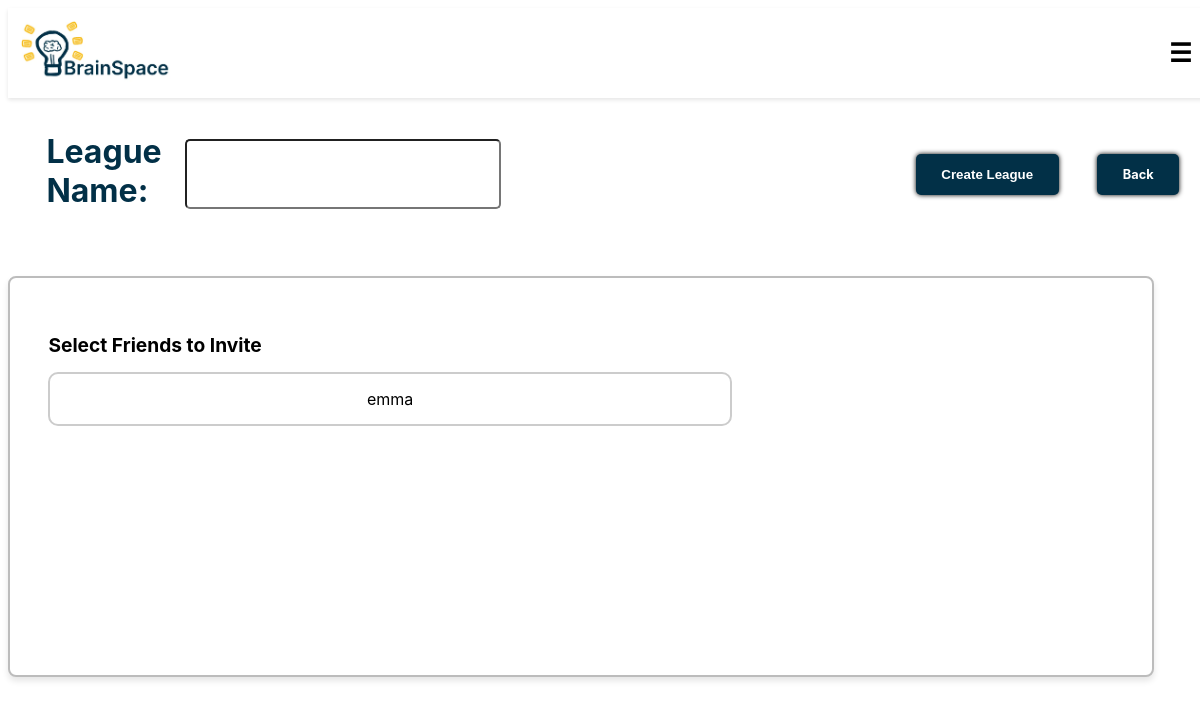
Before: /create_league/ (signed in) with the older database file.
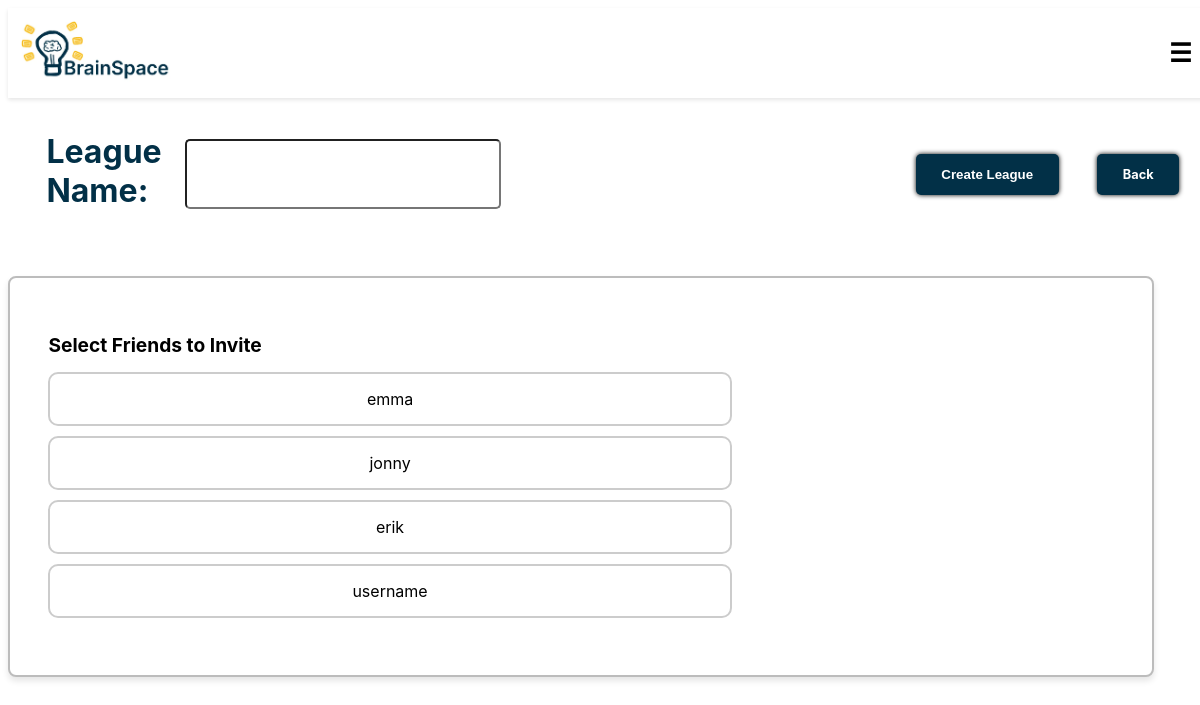
After: the same page with the newer database file.
### cards/models.py (models this page shows, shortened)
class Profile(models.Model):
    user = models.OneToOneField(User, on_delete=models.CASCADE, related_name='profile')
    points = models.IntegerField(default=0)
    brainbucks = models.IntegerField(default=0)
    friends = models.ManyToManyField('self', through='Friendship', symmetrical=False, related_name='friend_list')
    def get_friends(self):
        return Profile.objects.filter(
            models.Q(friendship_requests_sent__receiver=self, friendship_requests_sent__status='accepted') |
            models.Q(friendship_requests_received__sender=self, friendship_requests_received__status='accepted')
        ).distinct()

### cards/views.py (the view, shortened to what this page needs)
# urls.py: path('create_league/', views.create_league, name='create_league'),
def create_league(request):
    profile = request.user.profile
    friends = profile.get_friends()
    return render(request, "cards/create_league.html", {"friends": friends})

### cards/templates/cards/create_league.html (shortened to what this page needs)
{% extends 'cards/header.html' %}
{% block content %}
{% load static %}
<form method="post" id="league-form">
    <div class="flashcard-nav-header">
        <div class="flashcard-nav-title form-group">
            <label for="league_name"><h1>League Name:</h1></label>
            <input type="text" id="league_name" name="league_name" required>
        </div>
        <div class="flashcard-nav-buttons">
            <button type="submit" class="loginbtn">Create League</button>
            <a href="{% url 'profile' %}" class="loginbtn" onclick="return confirmBack()">Back</a>
        </div>
    </div>
    <div class="scrollbox">
        <h2>Select Friends to Invite</h2>
        {% for friend in friends %}
        <div class="friend-item">
            <label for="friend{{ friend.id }}" class="custom-label">{{ friend.user.username }}</label>
        </div>
        {% empty %}
        <p><a href="{% url 'profile' %}" class="loginbtn">Add some friends first!</a></p>
        {% endfor %}
    </div>
</form>
{% endblock %}

Changed rows visible on the page:
now on this page (row edited): Profile: user.username "jonny"
now on this page (row edited): Profile: user.username "erik"
now on this page (row unchanged): Profile: user.username "username"
